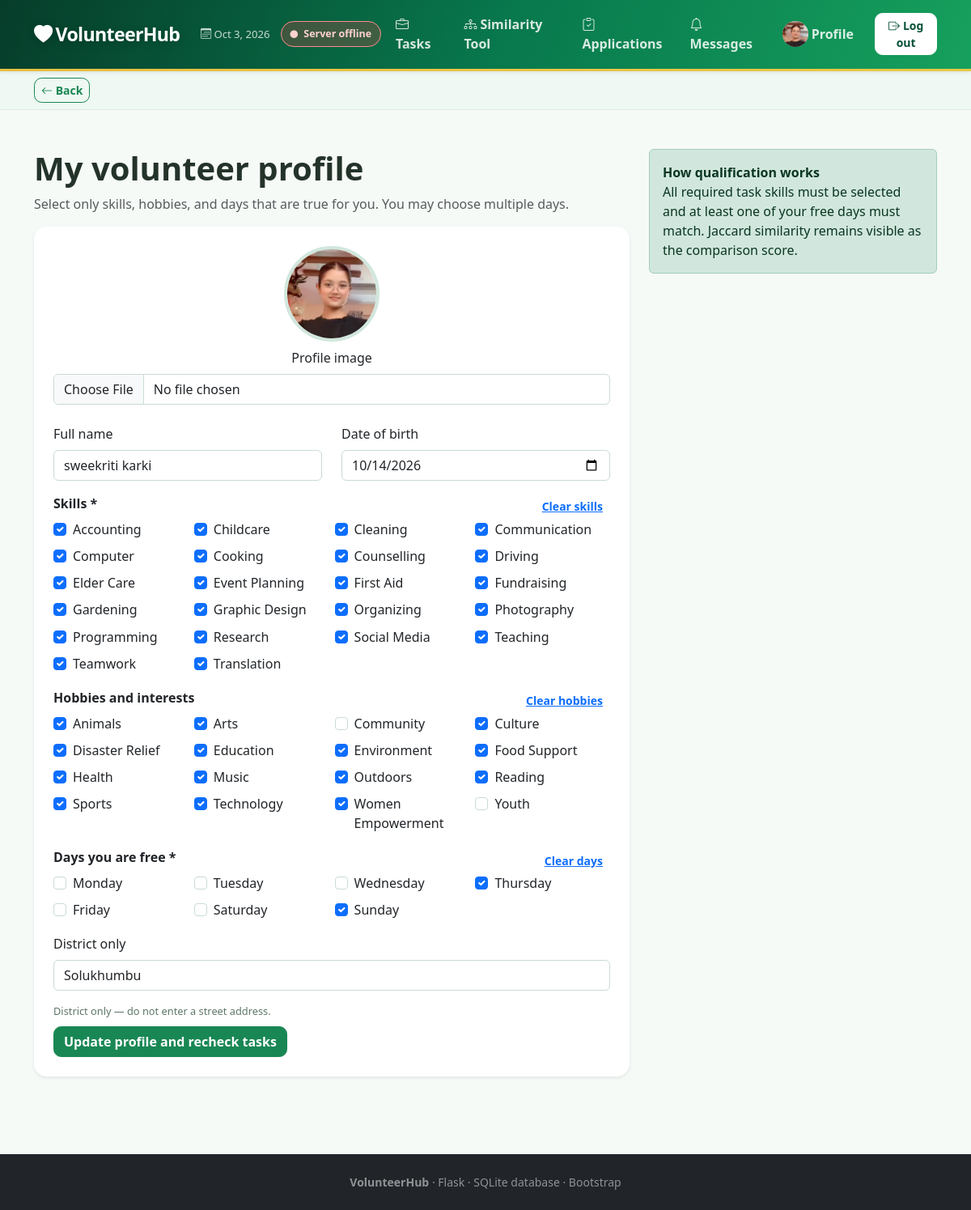
/profile (signed in), run on the app's committed database.
### tables this page shows
CREATE TABLE volunteer_profiles (id INTEGER PRIMARY KEY AUTOINCREMENT, user_id INTEGER NOT NULL UNIQUE, skills TEXT DEFAULT '', interests TEXT DEFAULT '', availability TEXT DEFAULT '', location TEXT DEFAULT '', photo_filename TEXT, FOREIGN KEY(user_id) REFERENCES users(id));

CREATE TABLE users (id INTEGER PRIMARY KEY AUTOINCREMENT, name TEXT NOT NULL, email TEXT NOT NULL UNIQUE, password TEXT NOT NULL, role TEXT NOT NULL DEFAULT 'volunteer', date_of_birth TEXT);

CREATE TABLE skill_catalog (id INTEGER PRIMARY KEY AUTOINCREMENT, name TEXT NOT NULL UNIQUE);

CREATE TABLE interest_catalog (id INTEGER PRIMARY KEY AUTOINCREMENT, name TEXT NOT NULL UNIQUE);

### app.py (the view, shortened to what this page needs)
@app.route("/profile",methods=("GET","POST"))
@require("volunteer")
def profile():
    con=db(); user=con.execute("SELECT * FROM users WHERE id=?",(session["user_id"],)).fetchone(); prof=con.execute("SELECT * FROM volunteer_profiles WHERE user_id=?",(session["user_id"],)).fetchone()
    return render_template("profile.html",profile=prof,user=user,skills=con.execute("SELECT name FROM skill_catalog ORDER BY name").fetchall(),interests=con.execute("SELECT name FROM interest_catalog ORDER BY name").fetchall(),selected_skills=terms(prof["skills"]) if prof else set(),selected_interests=terms(prof["interests"]) if prof else set(),selected_days=terms(prof["availability"]) if prof else set())

### app.py (called while the page is built)
def db():
    if "db" not in g:
        g.db=sqlite3.connect(app.config["DATABASE"]); g.db.row_factory=sqlite3.Row
    return g.db

@app.teardown_appcontext
def close(error=None):
    if g.get("db"): g.db.close()

def require(*roles):
    def deco(view):
        @wraps(view)
        def wrapped(*args,**kwargs):
            if "user_id" not in session: return redirect(url_for("login"))
            if roles and session.get("role") not in roles: flash("You do not have permission for this page.","danger"); return redirect(url_for("home"))
            return view(*args,**kwargs)
        return wrapped
    return deco

@app.context_processor
def nav():
    photo=None
    if session.get("role")=="volunteer":
        row=db().execute("SELECT photo_filename FROM volunteer_profiles WHERE user_id=?",(session["user_id"],)).fetchone(); photo=row["photo_filename"].replace("uploads/","") if row and row["photo_filename"] else None
    return {"nav_photo":photo,"unread_notifications":0}

### services/matching.py (called while the page is built)
def terms(text):
    return {item.strip().lower() for item in (text or "").split(",") if item.strip()}

### templates/profile.html
{% extends 'base.html' %}
{% block content %}
{% set days = ['Monday', 'Tuesday', 'Wednesday', 'Thursday', 'Friday', 'Saturday', 'Sunday'] %}
<div class="container py-5">
    <div class="row">
        <div class="col-lg-8">
            <h1 class="fw-bold">My volunteer profile</h1>
            <p class="text-muted">Select only skills, hobbies, and days that are true for you. You may choose multiple days.</p>
            <div class="card border-0 shadow-sm">
                <div class="card-body p-4">
                    <form method="post" enctype="multipart/form-data">
                        <div class="text-center mb-4">
                            {% if profile and profile.photo_filename %}
                                <img class="profile-photo" src="{{ url_for('static', filename=profile.photo_filename if 'uploads/' in profile.photo_filename else 'uploads/' + profile.photo_filename) }}" alt="Your profile photo">
                            {% else %}
                                <div class="profile-photo placeholder-avatar">{{ user.name[0] }}</div>
                            {% endif %}
                            <label class="form-label d-block mt-2">Profile image</label>
                            <input class="form-control" type="file" name="photo" accept="image/png,image/jpeg,image/gif,image/webp">
                        </div>
                        <div class="row">
                            <div class="col-md-6">
                                <label class="form-label">Full name</label>
                                <input class="form-control mb-3" name="name" value="{{ user.name }}" required>
                            </div>
                            <div class="col-md-6">
                                <label class="form-label">Date of birth</label>
                                <input class="form-control mb-3" type="date" name="date_of_birth" value="{{ user.date_of_birth or '' }}" required>
                            </div>
                        </div>
                        <div class="d-flex justify-content-between">
                            <label class="form-label fw-bold">Skills *</label>
                            <button class="btn btn-sm btn-link" type="button" data-clear-group="skills">Clear skills</button>
                        </div>
                        <div class="check-grid mb-3">
                            {% for skill in skills %}
                                <div class="form-check">
                                    <input class="form-check-input" type="checkbox" name="skills" value="{{ skill.name }}" id="skill{{ loop.index }}" {% if skill.name|lower in selected_skills %}checked{% endif %}>
                                    <label class="form-check-label" for="skill{{ loop.index }}">{{ skill.name }}</label>
                                </div>
                            {% endfor %}
                        </div>
                        <div class="d-flex justify-content-between">
                            <label class="form-label fw-bold">Hobbies and interests</label>
                            <button class="btn btn-sm btn-link" type="button" data-clear-group="interests">Clear hobbies</button>
                        </div>
                        <div class="check-grid mb-3">
                            {% for interest in interests %}
                                <div class="form-check">
                                    <input class="form-check-input" type="checkbox" name="interests" value="{{ interest.name }}" id="interest{{ loop.index }}" {% if interest.name|lower in selected_interests %}checked{% endif %}>
                                    <label class="form-check-label" for="interest{{ loop.index }}">{{ interest.name }}</label>
                                </div>
                            {% endfor %}
                        </div>
                        <div class="d-flex justify-content-between">
                            <label class="form-label fw-bold">Days you are free *</label>
                            <button class="btn btn-sm btn-link" type="button" data-clear-group="availability">Clear days</button>
                        </div>
                        <div class="check-grid mb-3">
                            {% for day in days %}
                                <div class="form-check">
                                    <input class="form-check-input" type="checkbox" name="availability" value="{{ day }}" id="day{{ loop.index }}" {% if day|lower in selected_days %}checked{% endif %}>
                                    <label class="form-check-label" for="day{{ loop.index }}">{{ day }}</label>
                                </div>
                            {% endfor %}
                        </div>
                        <label class="form-label">District only</label>
                        <input class="form-control mb-3" name="location" value="{{ profile.location if profile else '' }}" required>
                        <button class="btn btn-success">Update profile and recheck tasks</button>
                    </form>
                </div>
            </div>
        </div>
        <div class="col-lg-4">
            <div class="alert alert-success mt-4 mt-lg-0">
                <b>How qualification works</b>
                <p class="mb-0">All required task skills must be selected and at least one of your free days must match. Jaccard similarity remains visible as the comparison score.</p>
            </div>
        </div>
    </div>
</div>
{% endblock %}

### templates/base.html (shortened to what this page needs)
<!doctype html>
<html lang="en">
<head>
    <link href="https://cdn.jsdelivr.net/npm/bootstrap@5.3.8/dist/css/bootstrap.min.css" rel="stylesheet">
    <link href="https://cdn.jsdelivr.net/npm/bootstrap-icons@1.11.3/font/bootstrap-icons.min.css" rel="stylesheet">
    <link rel="stylesheet" href="{{ url_for('static', filename='css/style.css') }}">
</head>
<body>
    <nav class="navbar navbar-expand-xl navbar-dark shadow-sm">
        <div class="container">
            <a class="navbar-brand fw-bold" href="{{ url_for('home') }}">
                <i class="bi bi-heart-fill me-1"></i>VolunteerHub
            </a>
            <div class="collapse navbar-collapse" id="nav">
                <ul class="navbar-nav ms-auto align-items-xl-center gap-xl-1">
                    <li class="nav-item nav-date">
                        <i class="bi bi-calendar3"></i> <span id="todayDate"></span>
                    </li>
                    <li class="nav-item">
                        <button id="serverStatus" type="button" class="server-status is-checking">
                        </button>
                    </li>
                    <li class="nav-item"><a class="nav-link" href="{{ url_for('tasks') }}"><i class="bi bi-briefcase me-1"></i>Tasks</a></li>
                    <li class="nav-item"><a class="nav-link" href="{{ url_for('compare') }}"><i class="bi bi-diagram-3 me-1"></i>Similarity Tool</a></li>
                    {% if session.get('role') == 'volunteer' %}
                        <li class="nav-item"><a class="nav-link" href="{{ url_for('my_applications') }}"><i class="bi bi-clipboard-check me-1"></i>Applications</a></li>
                        <li class="nav-item"><a class="nav-link" href="{{ url_for('notifications') }}"><i class="bi bi-bell me-1"></i>Messages</a></li>
                        <li class="nav-item"><a class="nav-link profile-link" href="{{ url_for('profile') }}">
                            {% if nav_photo %}
                                <img class="nav-avatar" src="{{ url_for('static', filename='uploads/' + nav_photo) }}" alt="Profile">
                            {% else %}
                                <span class="nav-avatar-placeholder">{{ session.get('user_name', 'U')[0] }}</span>
                            {% endif %}
                            <span class="ms-1">Profile</span>
                        </a></li>
                    {% elif session.get('role') == 'organization' %}
                        <li class="nav-item"><a class="nav-link" href="{{ url_for('organization_dashboard') }}"><i class="bi bi-buildings me-1"></i>Organization Panel</a></li>
                    {% elif session.get('role') == 'admin' %}
                        <li class="nav-item"><a class="nav-link" href="{{ url_for('admin_dashboard') }}"><i class="bi bi-shield-lock me-1"></i>Admin Panel</a></li>
                    {% endif %}
                    {% if session.get('user_id') %}
                        <li class="nav-item"><a class="btn btn-light btn-sm ms-xl-2" href="{{ url_for('logout') }}"><i class="bi bi-box-arrow-right me-1"></i>Log out</a></li>
                    {% endif %}
                </ul>
            </div>
        </div>
    </nav>
    <div class="page-back">
        <div class="container py-2">
            <button id="backButton" class="btn btn-sm btn-outline-success" type="button"><i class="bi bi-arrow-left"></i> Back</button>
        </div>
    </div>
    {% set flash_messages = get_flashed_messages(with_categories=true) %}
    {% block content %}{% endblock %}
    <footer class="bg-dark text-white-50 text-center py-4 mt-5 small">
        <b>VolunteerHub</b> · Flask · SQLite database · Bootstrap
    </footer>
</body>
</html>

### static/css/style.css (style rules this page uses)
body { background: #f6faf7; color: #24332a; }
.navbar { background: linear-gradient(110deg, #063d2a 0%, #08784d 52%, #16a05d 100%) !important; border-bottom: 3px solid rgba(255, 204, 67, .9); min-height: 74px; }
.navbar-brand { font-size: 1.45rem; letter-spacing: -.03em; text-shadow: 0 2px 12px rgba(0,0,0,.18); }
.navbar .nav-link { border-radius: .55rem; color: rgba(255,255,255,.84) !important; font-weight: 600; margin: .15rem; padding: .5rem .75rem !important; transition: background .2s ease, color .2s ease, transform .2s ease; }
.navbar .btn-light { background: #fff; border-color: #fff; color: #075237; }
.nav-date { color: rgba(255,255,255,.78); font-size: .82rem; padding: .5rem .6rem; white-space: nowrap; }
.server-status { background: transparent; border: 1px solid rgba(255,255,255,.35); border-radius: 999px; color: #fff; font-size: .78rem; font-weight: 700; padding: .35rem .65rem; white-space: nowrap; }
.server-status.is-offline { background: rgba(221, 63, 63, .26); border-color: #ff8b8b; color: #ffd1d1; }
.card { border-radius: 1rem; transition: transform .2s ease, box-shadow .2s ease; }
.nav-avatar, .nav-avatar-placeholder { width: 32px; height: 32px; border-radius: 50%; object-fit: cover; display: inline-flex; align-items: center; justify-content: center; background: #d1e7dd; color: #146c43; font-weight: bold; }
.profile-link { display: flex; align-items: center; }
.profile-photo { width: 118px; height: 118px; object-fit: cover; border-radius: 50%; border: 4px solid #d1e7dd; }
.check-grid { display: grid; grid-template-columns: repeat(auto-fit, minmax(150px, 1fr)); gap: .45rem; }
.btn { border-radius: .6rem; font-weight: 600; }
.form-control, .form-check-input { border-color: #c8ddd1; }
.page-back { background: #eff8f2; border-bottom: 1px solid #dcece1; }

### data on the page
volunteer_profiles: photo_filename (picture), location "Solukhumbu"
users: name "sweekriti karki", date_of_birth "10/14/2026"
skill_catalog: name "☑", name "Accounting"
skill_catalog: name "☑", name "Childcare"
skill_catalog: name "☑", name "Cleaning"
skill_catalog: name "☑", name "Communication"
skill_catalog: name "☑", name "Computer"
skill_catalog: name "☑", name "Cooking"
skill_catalog: name "☑", name "Counselling"
skill_catalog: name "☑", name "Driving"
skill_catalog: name "☑", name "Elder Care"
skill_catalog: name "☑", name "Event Planning"
skill_catalog: name "☑", name "First Aid"
skill_catalog: name "☑", name "Fundraising"
skill_catalog: name "☑", name "Gardening"
skill_catalog: name "☑", name "Graphic Design"
skill_catalog: name "☑", name "Organizing"
skill_catalog: name "☑", name "Photography"
skill_catalog: name "☑", name "Programming"
skill_catalog: name "☑", name "Research"
skill_catalog: name "☑", name "Social Media"
skill_catalog: name "☑", name "Teaching"
skill_catalog: name "☑", name "Teamwork"
skill_catalog: name "☑", name "Translation"
interest_catalog: name "☑", name "Animals"
interest_catalog: name "☑", name "Arts"
interest_catalog: name "Community"
interest_catalog: name "☑", name "Culture"
interest_catalog: name "☑", name "Disaster Relief"
interest_catalog: name "☑", name "Education"
interest_catalog: name "☑", name "Environment"
interest_catalog: name "☑", name "Food Support"
interest_catalog: name "☑", name "Health"
interest_catalog: name "☑", name "Music"
interest_catalog: name "☑", name "Outdoors"
interest_catalog: name "☑", name "Reading"
interest_catalog: name "☑", name "Sports"
interest_catalog: name "☑", name "Technology"
interest_catalog: name "☑", name "Women Empowerment"
interest_catalog: name "Youth"

### other printed values
{{ day }} "Monday" "Tuesday" "Wednesday" "Thursday" "Friday" "Saturday" "Sunday"
